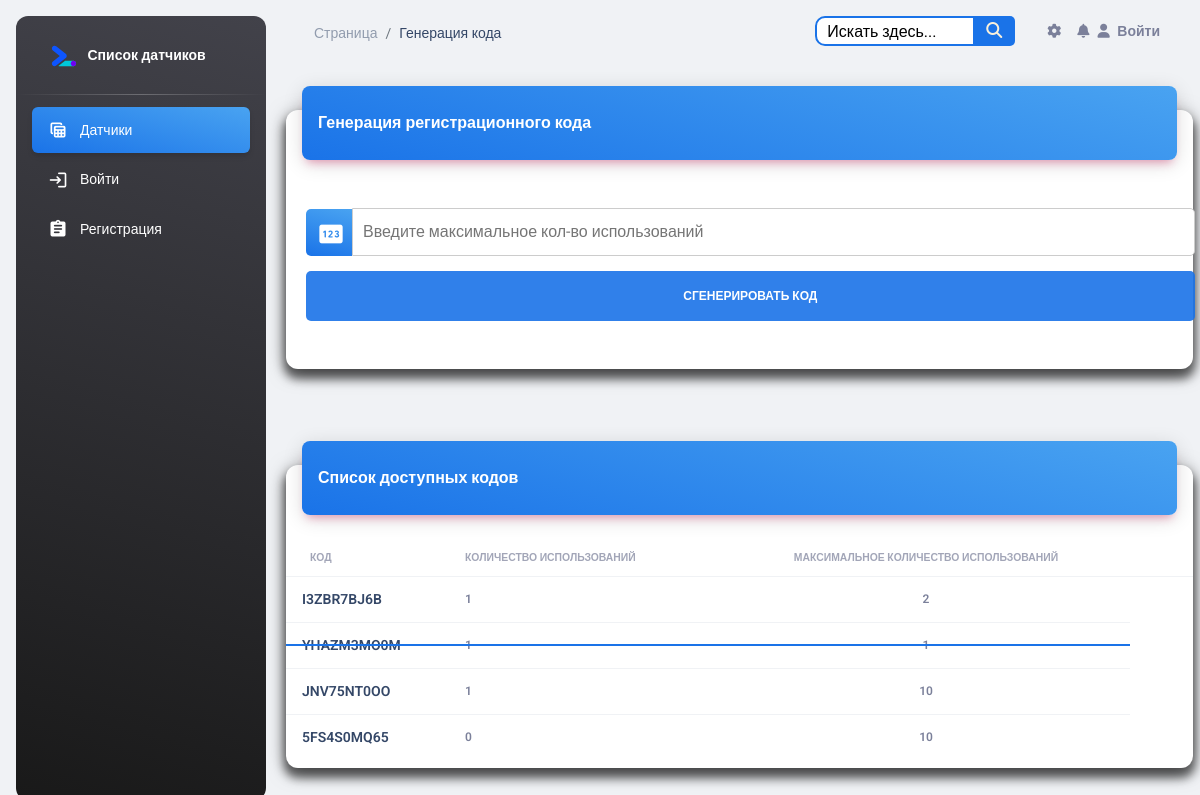
The app's page /account/generate-code/, older data.
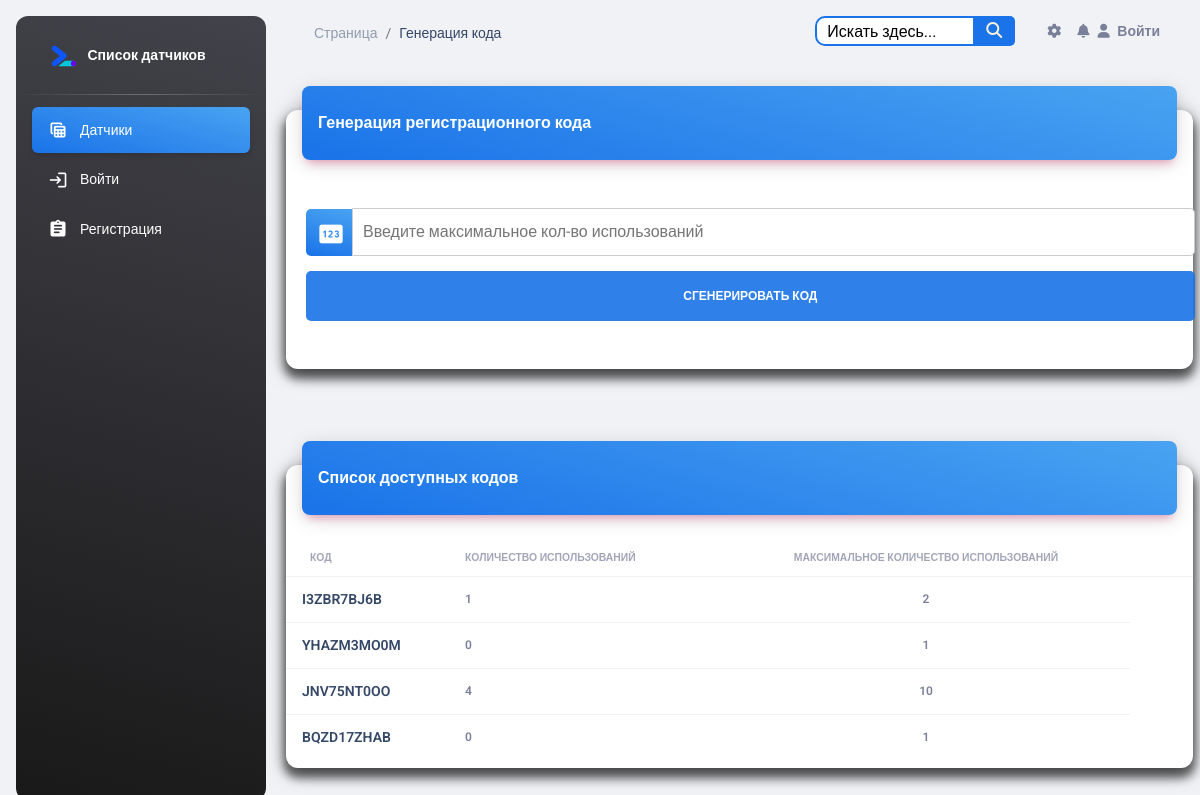
The same page, newer data.
### account/models.py (models this page shows, shortened)
class RegistrationCode(models.Model):
    code = models.CharField('Код', max_length=10, unique=True)
    usage_count = models.IntegerField('Кол-во использований', default=0)
    max_usages = models.IntegerField('Максимальное кол-во использований')
    class Meta:
        verbose_name = 'Регистрационный код'
        verbose_name_plural = 'Регистрационный код'

### account/views.py (the view, shortened to what this page needs)
# urls.py: path('generate-code/', generate_code_view, name='generate_code'),
def generate_code_view(request):
    codes = RegistrationCode.objects.all()
    return render(request, 'account/generate_code.html', {'codes': codes})

### templates/account/generate_code.html (shortened to what the changed rows need)
{% include 'base.html' %}
{% load static %}
<head>
</head>
<body class="g-sidenav-show  bg-gray-200">
<main class="main-content position-relative max-height-vh-100 h-100 border-radius-lg ">
    <div class="container-fluid py-4">
        <div class="row">
            <div class="col-12">
                <div class="card my-4">
                    <div class="card-body px-0 pb-2">
                        <div class="table-responsive">
                            <table class="table align-items-center mb-0">
                                <thead>
                                <tr>
                                    <th class="text-uppercase text-secondary text-xxs font-weight-bolder opacity-7">
                                        Код
                                    </th>
                                    <th class="text-uppercase text-secondary text-xxs font-weight-bolder opacity-7 ps-2">
                                        Количество использований
                                    </th>
                                    <th class="text-center text-uppercase text-secondary text-xxs font-weight-bolder opacity-7">
                                        Максимальное количество использований
                                    </th>
                                    <th class="text-secondary opacity-7"></th>
                                </tr>
                                </thead>
                                <tbody>
                                {% for code in codes %}
                                    <tr class="{% if code.usage_count >= code.max_usages %}strikethrough{% endif %}">
                                        <td>
                                            <div class="d-flex px-2 py-1">
                                                <div class="d-flex flex-column justify-content-center">
                                                    <h6 class="mb-0 text-sm">{{ code.code }}</h6>
                                                </div>
                                            </div>
                                        </td>
                                        <td class="align-middle">
                                            <span class="text-secondary text-xs font-weight-bold">{{ code.usage_count }}</span>
                                        </td>
                                        <td class="align-middle text-center">
                                            <span class="text-secondary text-xs font-weight-bold">{{ code.max_usages }}</span>
                                        </td>
                                    </tr>
                                {% endfor %}
                                </tbody>
                            </table>
                        </div>
                    </div>
                </div>
            </div>
        </div>
    </div>
</main>
</body>

Row changes from the older to the newer data that the page shows:
changed RegistrationCode "YHAZM3MO0M": usage_count "1" → "0"
changed RegistrationCode "JNV75NT0OO": usage_count "1" → "4"
changed RegistrationCode: code "5FS4S0MQ65" → "BQZD17ZHAB"; max_usages "10" → "1"
